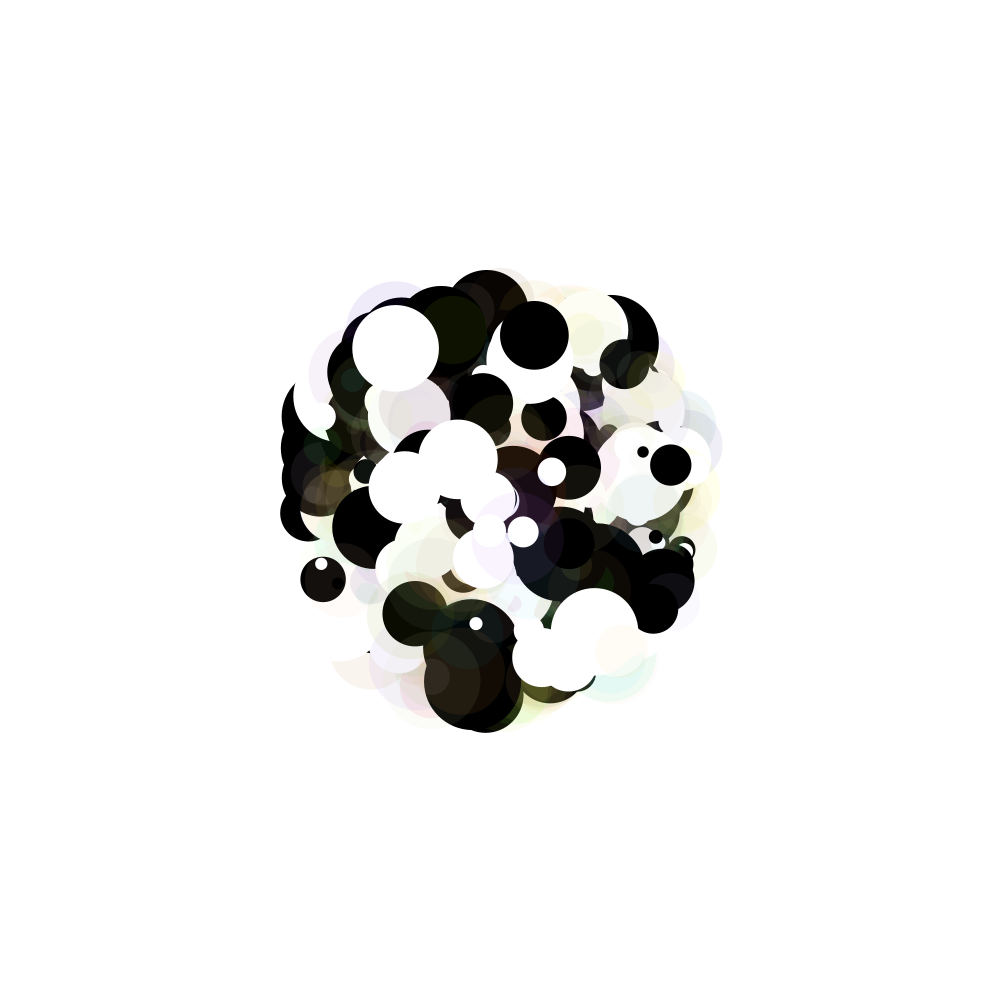
Frame 1 (no input)
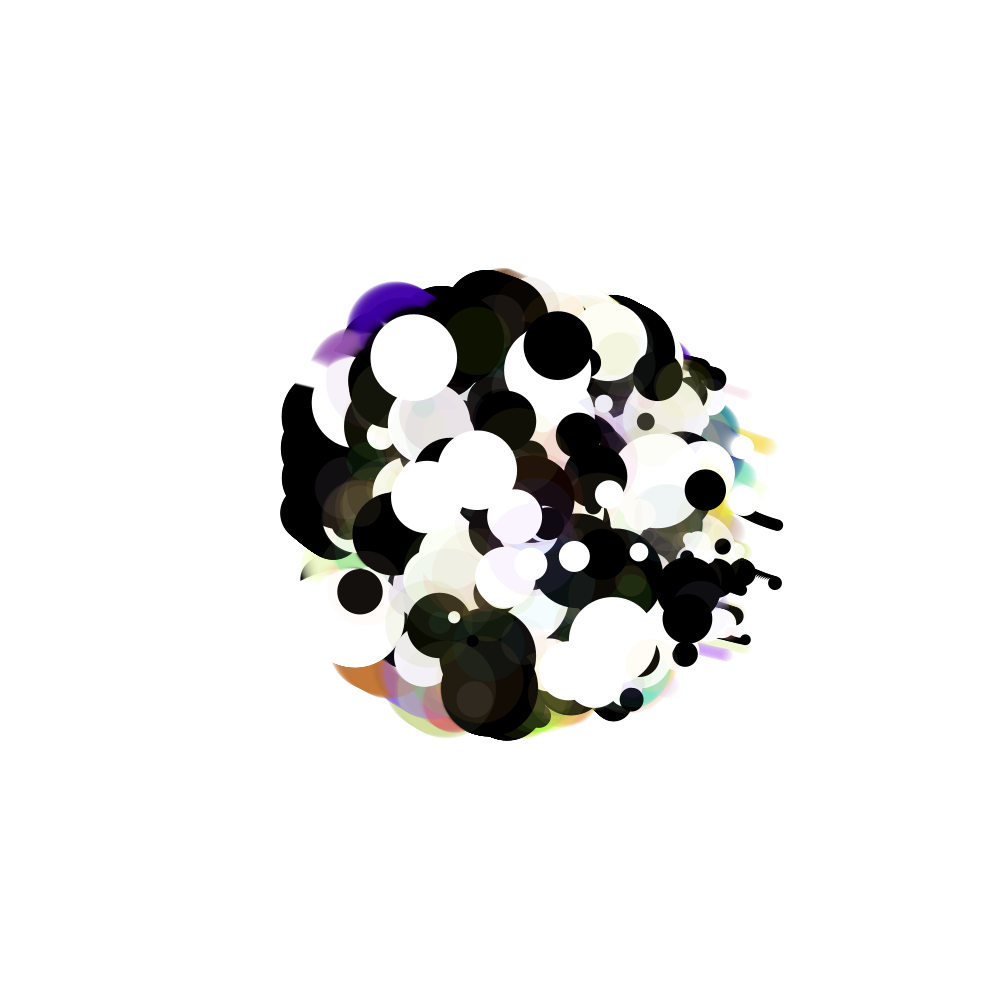
Frame 60 (the mouse pressed at the canvas centre just before this capture)
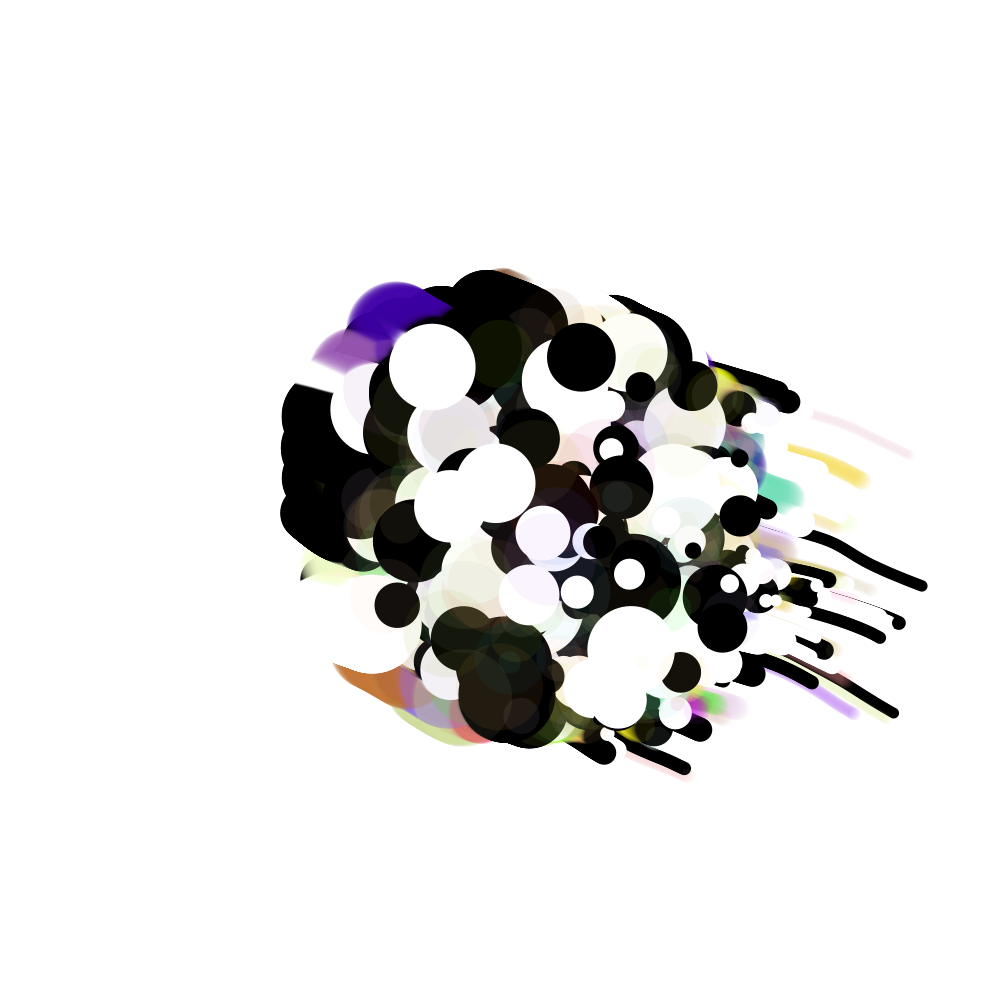
Frame 120 (the mouse held since frame 60 and released just before this capture)

The Processing sketch that drew these frames (run headless with seeded random() and noise(); from frame 60 on, the mouse is pressed at the canvas centre):

// Processing sketch: sketch_20221027_particleDemo
// ── sketch_20221027_particleDemo.pde
// declare and initialize
int numParticles = 1000;

float particleSpeed = 30;
int transparency = 20; // too low and we get bruised colors

float contrastRate = 0.5;

float noiseScaleX = .01;
float noiseScaleY = .01;
float noiseScaleTime = 0.001;
float scatter = 1 / TAU; // scales direction

int frameLimit = 10000;

// declare
float[] x, y, velX, velY, size;
color[] col;
boolean[] visible;

boolean fadeout = false;

void setup() {
  size(1000, 1000);
  //frameRate(1);
  
  // arrays need a middle step: instantiation
  x = new float[numParticles];
  y = new float[numParticles];
  velX = new float[numParticles];
  velY = new float[numParticles];
  size = new float[numParticles];
  col = new color[numParticles];
  visible = new boolean[numParticles];

  // initialize
  float direction;
  for (int i = 0; i < numParticles; i++) {
    
    // offscreen spawn
    //x[i] = random(-width, width);
    //y[i] = random(-height, height);
    
    // center spawn
    //x[i] = 0;
    //y[i] = 0;
    
    //// box cluster spawn
    //float clusterDistance = .2;
    //x[i] = random(-width * clusterDistance, width * clusterDistance);
    //y[i] = random(-height * clusterDistance, height * clusterDistance);
    
    // radial cluster spawn
    float clusterDistance = .2 * width;
    float theta = random(TAU);
    float radius = random(clusterDistance);
    x[i] = cos(theta) * radius;
    y[i] = sin(theta) * radius;
    
    direction = 0;
    visible[i] = true;
    size[i] = random(10, 100);
    velX[i] = cos(direction) * particleSpeed/size[i];
    velY[i] = sin(direction) * particleSpeed/size[i];
    
    col[i] = color(random(200,255),
                   random(150,255),
                   random(0,255),
                   transparency);
                   
    if(random(1) < contrastRate){
      col[i] = random(1)<.5 ? #000000 : #ffffff;
    } else if(random(1) < contrastRate){
      col[i] = color(random(255), random(255), random(255), transparency);
    }
  }

  noStroke();
  background(255);
}

void draw() {
  if(frameCount > frameLimit && fadeout == false){
    println("frameCount: " + frameCount);
    fadeout();
  }
  //fill(255, 10);
  //rect(0, 0, width, height);
  //background(255);
  
  // move (0, 0) to the center of the canvas
  translate(width/2, height/2);
    
  // draw the particles
  for (int i = 0; i < numParticles; i++) {
    if(visible[i] == false) continue;
    fill(col[i]);
    circle(x[i], y[i], size[i]);
  }

  // update the particles
  for (int i = 0; i < numParticles; i++) {
    
    x[i] += velX[i];
    y[i] += velY[i];
    
    // toroidal space particles
    if(fadeout){
      if (x[i] + size[i] * .5 < -width*.5) visible[i] = false;
      if (x[i] - size[i] * .5  > width*.5) visible[i] = false;
      if (y[i] + size[i] * .5  < -height*.5) visible[i] = false;
      if (y[i] - size[i] * .5  > height*.5) visible[i] = false;
    } else {
      if (x[i] + size[i] * .5 < -width*.5) x[i] += width + size[i];
      if (x[i] - size[i] * .5  > width*.5) x[i] -= width + size[i];
      if (y[i] + size[i] * .5  < -height*.5) y[i] += height + size[i];
      if (y[i] - size[i]  * .5 > height*.5) y[i] -= height + size[i];
    }

    // overwrite particle physics-y behavior with noise behavior
    float direction = noise(x[i] * noiseScaleX,
                            y[i] * noiseScaleY,
                            frameCount * noiseScaleTime) * TAU * scatter;

    velX[i] = cos(direction) * particleSpeed/size[i];
    velY[i] = sin(direction) * particleSpeed/size[i];
    
  }
}

void fadeout(){
  fadeout = true;
  println("fadeout triggered -- everyone's going home after this one");
}

void keyPressed(){
  println("key pressed");
  fadeout();
}
